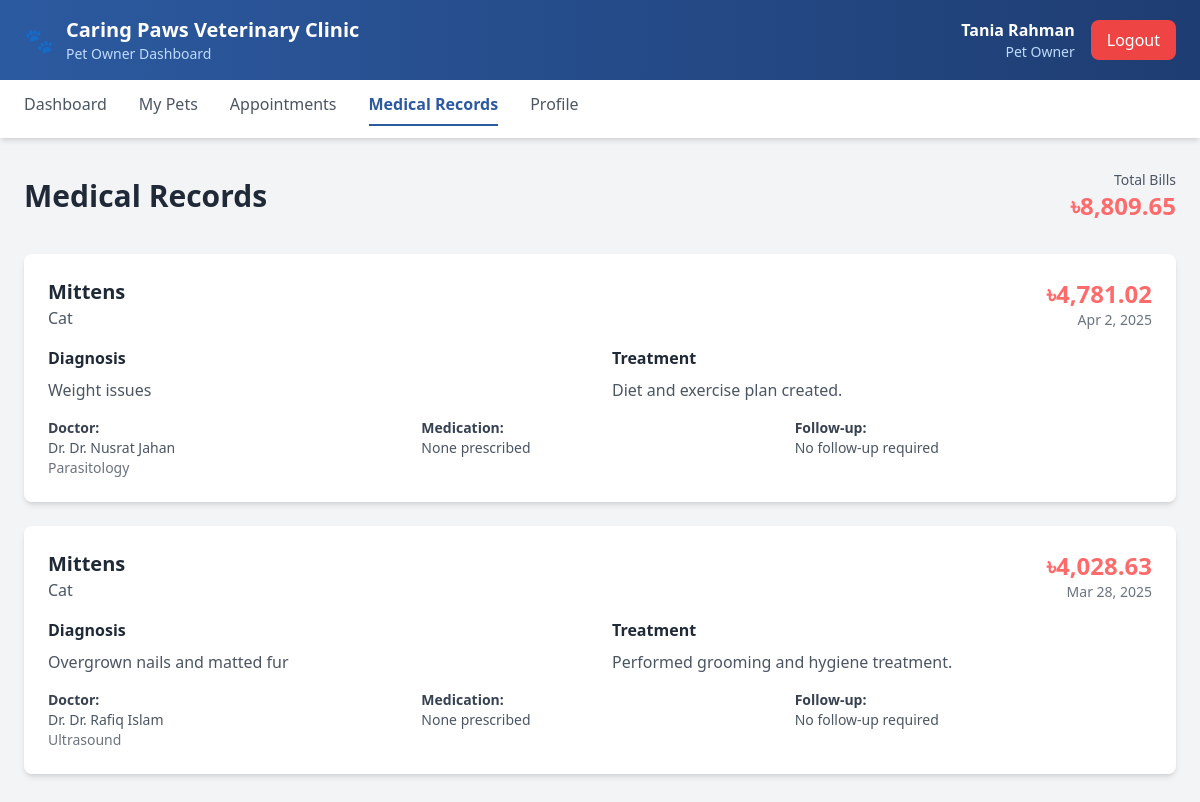
Screenshot of /user/medical_records.php (signed in) with the database file from the repository.
### tables this page shows
CREATE TABLE `medicalrecords` (
  `record_id` int(11) NOT NULL,
  `patient_id` int(11) DEFAULT NULL,
  `doctor_id` int(11) DEFAULT NULL,
  `diagnosis` text DEFAULT NULL,
  `treatment` text DEFAULT NULL,
  `date` date DEFAULT NULL,
  `bills` double(8,2) DEFAULT NULL
);

CREATE TABLE `patients` (
  `patient_id` int(11) NOT NULL,
  `owner_id` int(11) DEFAULT NULL,
  `animal_name` varchar(100) DEFAULT NULL,
  `species` varchar(50) DEFAULT NULL,
  `breed` varchar(100) DEFAULT NULL,
  `age` int(11) DEFAULT NULL,
  `gender` enum('Male','Female') DEFAULT NULL
);

CREATE TABLE `doctors` (
  `doctor_id` int(11) NOT NULL,
  `name` varchar(100) DEFAULT NULL,
  `specialization` varchar(100) DEFAULT NULL,
  `area` varchar(100) DEFAULT NULL,
  `contact` varchar(20) DEFAULT NULL,
  `address` text DEFAULT NULL,
  `latitude` decimal(10,8) DEFAULT NULL,
  `longitude` decimal(11,8) DEFAULT NULL,
  `location_id` int(11) DEFAULT NULL,
  `availability` text DEFAULT NULL
);

### user/medical_records.php (the view, shortened to what this page needs)
<?php
$clinic_name = "Caring Paws Veterinary Clinic";
require_once '../config.php';
$user_id = $_SESSION['user_id'];
$medical_records = [];
$total_bills = 0;
try {
    $stmt = $pdo->prepare("
        SELECT mr.*, p.animal_name, p.species, d.name as doctor_name, d.specialization
        FROM medicalrecords mr
        JOIN patients p ON mr.patient_id = p.patient_id
        JOIN doctors d ON mr.doctor_id = d.doctor_id
        WHERE p.owner_id = ?
        ORDER BY mr.date DESC
    ");
    $stmt->execute([$user_id]);
    $medical_records = $stmt->fetchAll(PDO::FETCH_ASSOC);
    foreach($medical_records as $record) {
        $total_bills += $record['bills'] ?? 0;
    }
} catch(PDOException $e) {
    $error_message = "Failed to load medical records.";
}
?>
<!DOCTYPE html>
<html lang="en">
<head>
    <script src="https://cdn.tailwindcss.com"></script>
</head>
<body class="bg-gray-100">
    <header class="bg-gradient-to-r from-vet-blue to-vet-dark-blue text-white shadow-lg">
        <div class="max-w-7xl mx-auto px-6 py-4">
            <div class="flex justify-between items-center">
                <div class="flex items-center">
                    <span class="text-2xl mr-3">🐾</span>
                    <div>
                        <h1 class="text-xl font-bold"><?php echo $clinic_name; ?></h1>
                        <p class="text-blue-200 text-sm">Pet Owner Dashboard</p>
                    </div>
                </div>
                <div class="flex items-center space-x-4">
                    <div class="text-right">
                        <p class="font-semibold"><?php echo htmlspecialchars($_SESSION['user_name']); ?></p>
                        <p class="text-blue-200 text-sm">Pet Owner</p>
                    </div>
                    <a href="../index.php?logout=1" class="bg-red-500 hover:bg-red-600 px-4 py-2 rounded-lg transition-colors">
                        Logout
                    </a>
                </div>
            </div>
        </div>
    </header>
    <nav class="bg-white shadow-md">
        <div class="max-w-7xl mx-auto px-6 py-3">
            <div class="flex space-x-8">
                <a href="dashboard.php" class="text-gray-600 hover:text-vet-blue transition-colors">Dashboard</a>
                <a href="pets.php" class="text-gray-600 hover:text-vet-blue transition-colors">My Pets</a>
                <a href="appointments.php" class="text-gray-600 hover:text-vet-blue transition-colors">Appointments</a>
                <a href="medical_records.php" class="text-vet-blue font-semibold border-b-2 border-vet-blue pb-2">Medical Records</a>
                <a href="profile.php" class="text-gray-600 hover:text-vet-blue transition-colors">Profile</a>
            </div>
        </div>
    </nav>
    <div class="max-w-7xl mx-auto px-6 py-8">
        <div class="flex justify-between items-center mb-8">
            <h1 class="text-3xl font-bold text-gray-800">Medical Records</h1>
            <div class="text-right">
                <p class="text-sm text-gray-600">Total Bills</p>
                <p class="text-2xl font-bold text-vet-coral">৳<?php echo number_format($total_bills, 2); ?></p>
            </div>
        </div>
        <?php if (!empty($medical_records)): ?>
            <div class="space-y-6">
                <?php foreach($medical_records as $record): ?>
                <div class="bg-white rounded-lg shadow-md p-6">
                    <div class="flex justify-between items-start mb-4">
                        <div>
                            <h3 class="text-xl font-bold text-gray-800"><?php echo htmlspecialchars($record['animal_name']); ?></h3>
                            <p class="text-gray-600"><?php echo htmlspecialchars($record['species']); ?></p>
                        </div>
                        <div class="text-right">
                            <p class="text-2xl font-bold text-vet-coral">৳<?php echo number_format($record['bills'], 2); ?></p>
                            <p class="text-sm text-gray-500"><?php echo date('M j, Y', strtotime($record['date'])); ?></p>
                        </div>
                    </div>
                    <div class="grid grid-cols-1 md:grid-cols-2 gap-6">
                        <div>
                            <h4 class="font-semibold text-gray-800 mb-2">Diagnosis</h4>
                            <p class="text-gray-600"><?php echo htmlspecialchars($record['diagnosis']); ?></p>
                        </div>
                        <div>
                            <h4 class="font-semibold text-gray-800 mb-2">Treatment</h4>
                            <p class="text-gray-600"><?php echo htmlspecialchars($record['treatment']); ?></p>
                        </div>
                    </div>
                    <div class="grid grid-cols-1 md:grid-cols-3 gap-4 mt-4 text-sm">
                        <div>
                            <strong class="text-gray-700">Doctor:</strong><br>
                            <span class="text-gray-600">Dr. <?php echo htmlspecialchars($record['doctor_name']); ?></span><br>
                            <span class="text-gray-500"><?php echo htmlspecialchars($record['specialization']); ?></span>
                        </div>
                        <div>
                            <strong class="text-gray-700">Medication:</strong><br>
                            <span class="text-gray-600"><?php echo htmlspecialchars($record['medication'] ?? 'None prescribed'); ?></span>
                        </div>
                        <div>
                            <strong class="text-gray-700">Follow-up:</strong><br>
                            <span class="text-gray-600"><?php echo htmlspecialchars($record['follow_up'] ?? 'No follow-up required'); ?></span>
                        </div>
                    </div>
                </div>
                <?php endforeach; ?>
            </div>
        <?php endif; ?>
    </div>
</body>
</html>

### rows the page displays
medicalrecords: patient.animal_name "Mittens", patient.species "Cat", bills "4,781.02", date "Apr 2, 2025", diagnosis "Weight issues", treatment "Diet and exercise plan created.", doctor.name "Dr. Nusrat Jahan", doctor.specialization "Parasitology", medication "None prescribed", follow_up "No follow-up required"
medicalrecords: patient.animal_name "Mittens", patient.species "Cat", bills "4,028.63", date "Mar 28, 2025", diagnosis "Overgrown nails and matted fur", treatment "Performed grooming and hygiene treatment.", doctor.name "Dr. Rafiq Islam", doctor.specialization "Ultrasound", medication "None prescribed", follow_up "No follow-up required"

### other values shown
$clinic_name "Caring Paws Veterinary Clinic"
$_SESSION['user_name'] "Tania Rahman"
$total_bills "8,809.65"
